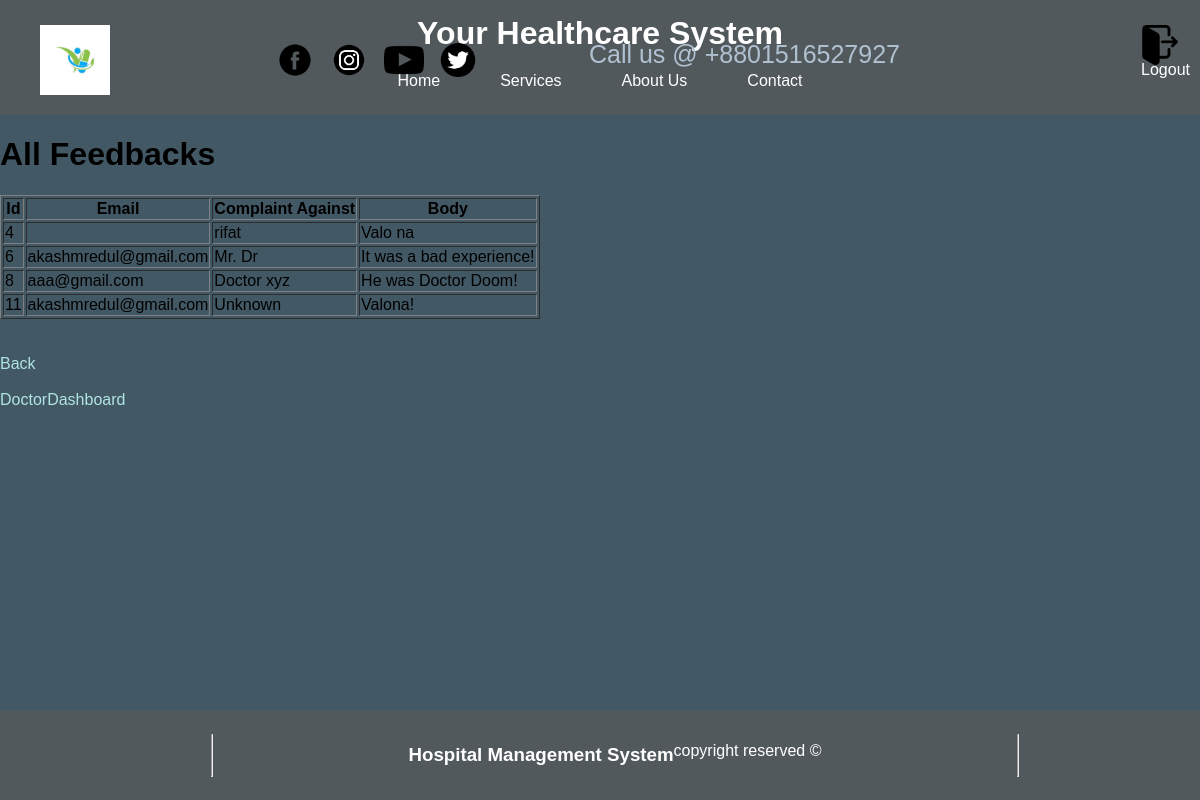
/Views/ViewFeedback.php (signed in), run on an earlier commit of the app's database.
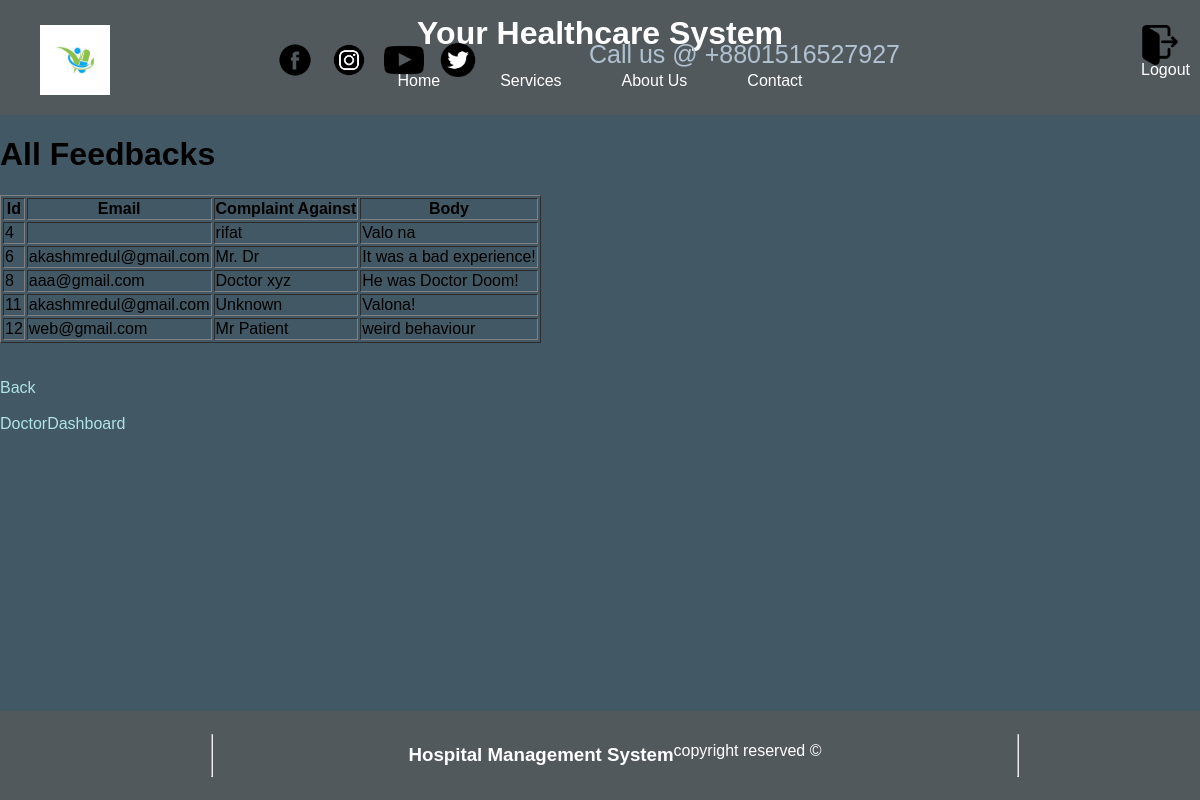
And on a later commit of the database.
### tables this page shows
CREATE TABLE `feedback` (
  `Id` int(200) NOT NULL,
  `Email` varchar(100) NOT NULL,
  `About` varchar(200) NOT NULL,
  `Body` varchar(240) NOT NULL
);

### Models/database.php (called while the page is built, shortened)
<?php
$dbhost = "127.0.0.1";
$dbuser = "root";
$dbpass = "";
$dbname = "project";
function getConnection(){
    global $dbhost;
    global $dbuser;
    global $dbpass;
    global $dbname;
    return  mysqli_connect($dbhost, $dbuser, $dbpass, $dbname);
}
function ViewFeedback()
{
    $con = getConnection();
    $sql = "Select * from feedback";
     $status = mysqli_query($con, $sql);
        return $status;
}
?>

### Views/ViewFeedback.php (the view, shortened to what this page needs)
<?php
require '../Models/database.php';
?>
<!DOCTYPE html>
<html lang="en">
<head>
    <link rel="stylesheet" href="../Views/css/styles.css">
</head>
<body class="Body">
<h1>All Feedbacks</h1>
<table border =1 >
    <thead>
        <tr>
            <th>Id</th>
            <th>Email</th>
            <th>Complaint Against</th>
            <th>Body</th>
        </tr>
    </thead>
    <tbody>
    <?php
     $status = ViewFeedback();
        if($status)
    {
        while($row=mysqli_fetch_assoc($status)){
        echo '
        <tr>
        <td>'.$row['Id'].'</td>
        <td>'.$row['Email'].'</td>
        <td>'.$row['About'].'</td>
        <td>'.$row['Body'].'</td>
</tr>';
        }
    }
?>
</tbody>
</table>
<br><br><a class="DDref" href="Feedback.php">Back</a><br><br>
<a class="DDref" href="DoctorDashboard.php">DoctorDashboard</a>
    <br><br><br><br>
</body>
</html>

### Views/css/styles.css (style rules this page uses)
#Hbody { width : 100%; margin: 0; padding: 0; font-family: Arial, sans-serif; position : absolute; }
#Hheader { background-color: #52595d; color: #fff; padding: 15px; text-align: center; margin-bottom: 10px; }
#Hhead { margin: 0; }
#Hnav { display: flex; justify-content: center; margin-top: 10px; }
.Hlink { color: #fff; text-decoration: none; padding: 10px 20px; margin: 0 10px; border-radius: 5px; transition: background-color 0.3s; }
#icon { height : 70px; width : 70px; margin-top: 10px; position: absolute; left: 40px; }
#icons { margin : 20px; position: absolute; left: 250px; }
.logo { width:40px; height:40px; padding : 5px; }
#logoutic { width:40px; height:40px; position: absolute; right: 10px; }
#logoutp { position: absolute; text-decoration: none; color : white; right: 10px; margin-top: 10px; }
#number { font-size: 25px; color :rgb(176, 193, 209); position: absolute; margin-top: 25px; right: 300px; }
.Body { background-color: #425864; }
.DDref { width: 100%; border: #52595d; box-shadow: #52595d; color:rgb(176, 228, 228); text-decoration: none; }

What changed in the data, as far as the page shows it:
added feedback: Id "12", Email "web@gmail.com", About "Mr Patient", Body "weird behaviour"
